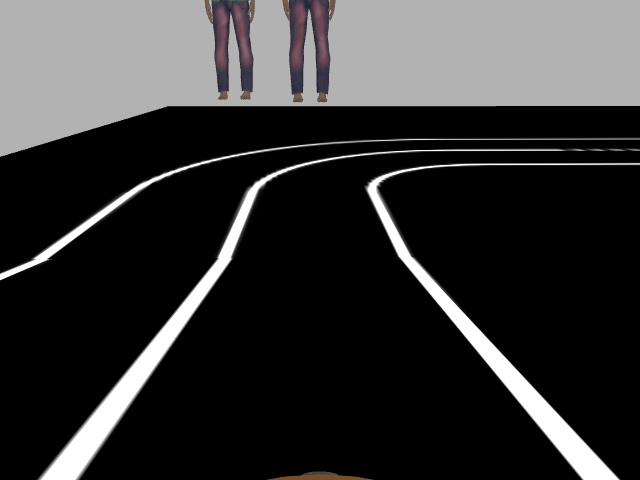
#> input picture BFMC_Simulator/startup_workspace/src/startup_package/src/test.jpg, 640 x 480 px, given in place of test2.mp4, which was not available
$ python lanes_video_v2.py
#> lines starting #> are read from the running program, lines starting #| are printed output that depends on the picture; after the words box and inside, x2 and y2 are one past the last pixel; in counts of white or black regions, pixels touching at a corner belong together; pictures that were not available may be replaced by others from this repository, and a replacement may not be noted
# importing the importatne laibriers
import cv2
import numpy as np
import matplotlib.pyplot as plt
from pynput.keyboard import Key, Controller


count = 0

# function to apply canny edge detector
def canny( image ):
    # transforing the image to gray scale
    gray = cv2.cvtColor( image, cv2.COLOR_RGB2GRAY)

    # applying the cany method to detect edges
    # parameters here define the min threshold and the Max threshold
    # for the canny detecter, you can read about canny detecter
    canny_output = cv2.Canny( gray ,50  , 150 )
    return canny_output

# a function to make a mask and apply it to the image
# to exctract the region of interest
def region_of_interset( image ):
    # hight is the number of rows in an image array
    hight = image.shape[0]
    # bulding a triangle consist of three piont that suround the area that we want
    triangle = np.array([
                            [(200, hight), (1100, hight ), (550, 250)]
                        ])
    # building a black image the same size of the image
    mask = np.zeros_like(image)
    # creating the mask by making the triangle area has white pixels
    cv2.fillPoly( mask, triangle, 255 )
    # apllying the mask to the image
    masked_image = cv2.bitwise_and( image, mask )
    return masked_image


# a function to drow lines on the output lane_image
def display_lines(image, lines):
    # building black image
    line_image = np.zeros_like(image)

    # 0 and 1 means green, 2 means blue, 3 means red
    line_color_num = 0

    # to make sure that lines are exist
    if lines.any():

        # loop in the cordinates of each lines
        # line format ( x1, y1, x2, y2  )
        for line in lines :
            x1, y1, x2, y2 = line.reshape(4)

            # drow on the black image the lines
            # parameters ( the image that we want to drow on, the first line point
            #              the scond point, the color of the line, thickness of the line )

            # the car lane (blue)
            if line_color_num == 2:
                cv2.line(line_image, (x1,y1), (x2,y2), (0,0,255), 4 )

            # the middle road lane (red)
            elif line_color_num == 3:
                cv2.line(line_image, (x1,y1), (x2,y2), (255,0,0), 2 )
            # the road lanes (green)
            else:
                cv2.line(line_image, (x1,y1), (x2,y2), (0,255,0), 4 )

            line_color_num += 1

    return line_image


# to make coordinates from the slope and the intercept (biase)
def make_coordinates( image, line_parameters ):

    # to make sure if line_parameters has items and iterable
    if hasattr(line_parameters, '__iter__'):
        # to get slop and bias
        slope, intercept = line_parameters
        # to get image height
        y1 = image.shape[0]
        # we want the line to start from the buttom to 3/5 from the image height
        y2 = int( y1 * ( 3/5 ))
        # simple equation to get x1 and x2 dependent on the y and slope and intercept (bias)
        x1 = int(( y1 - intercept ) / slope )
        x2 = int(( y2 - intercept ) / slope )
        # return line points
        return np.array( [ x1, y1, x2, y2 ])
    # if there is no line paramters, then we will draw nothing
    else:
        return np.array( [ 0, 0, 0, 0 ])


def average_slope_intersect( image, lines ):
    # creating two lists that have all the slopes ans biases
    # for the right and left lines
    global count
    left_fit = []
    right_fit = []

    # looping in the lines line by line
    if lines.any():
        for line in lines:
            # get the cordinates for each line
            x1, y1, x2, y2 = line.reshape(4)
            # to get the parameters for each line (Xs of the line, Ys of the line, degree=1)
            parameters = np.polyfit( ( x1,x2 ), ( y1,y2 ), 1)
            # slope and intersept  ( biase )
            slope = parameters[0]
            intersept = parameters[1]
            # if the slope is less than zero then the line is in the left
            if slope < 0 :
                left_fit.append( ( slope,intersept ) )
                # if the slope is more than zero then the line is on the right
            else:
                right_fit.append( ( slope,intersept ) )

    # averging the slopes and biases for right and left lines
    left_fit_average = np.average( left_fit, axis=0 )
    right_fit_average = np.average( right_fit, axis=0 )
    # creating one left line and one right line using make_coordinates function
    left_line = make_coordinates(image,left_fit_average )
    right_line = make_coordinates(image,right_fit_average )
    # the return value is array of two optimazed lines
    averaged_lines = np.array([ left_line, right_line ])
    print(averaged_lines )

    # middle_line = np.array([  int((averaged_lines[0,0] + averaged_lines[1,0])/2),
    #                           int((averaged_lines[0,1] + averaged_lines[1,1])/2),
    #                           int((averaged_lines[0,2] + averaged_lines[1,2])/2),
    #                           int((averaged_lines[0,3] + averaged_lines[1,3])/2)]  )
    # print(middle_line )

    # to get the road line between the two side lines
    # average function will take the tow sides lines coordinates
    # and do average
    middle_line = np.average( averaged_lines, axis=0 )
    # to convert coordinates to intgers
    middle_line = [int(item) for item in middle_line]

    # get the slope of the midle line
    middle_slope = np.polyfit( ( middle_line[0],middle_line[2] ), ( middle_line[1],middle_line[3] ), 1)[0]

    # car line depend on the region of interest and the input video resolution
    # also depend on the postion of the camera
    # this part indeed need some modifications in real world testing
    # taking the slope and the line of the car
    car_line = np.array([621, 720, 585, 432])
    car_slope = np.polyfit( ( car_line[0],car_line[2] ), ( car_line[1],car_line[3] ), 1)[0]


    # if the absolute slope of the middle line smaller than the care slopes
    # then we have to steering
    if ( abs(middle_slope) < abs(car_slope) ):
        # of the middle line slope is postive then ster left
        if middle_slope >= 0:
            #steer left
            print("steer left")
            keyboard.press('a')
            keyboard.release('a')

        # if the middle line slope is negative then steer right
        elif middle_slope < 0:
            #steer right
            print("steer right")
            keyboard.press('d')
            keyboard.release('d')


    # print(middle_line)
    # print(middle_slope)
    # print(car_slope)
    return np.array([ left_line, right_line , middle_line , car_line ])

# building an object from the contrller class to send steering commands
keyboard = Controller()

# to open a video
cap = cv2.VideoCapture("test2.mp4")
while( cap.isOpened()):
    # reading frame
    _ , frame = cap.read()
#> frame is the input picture: shape (480, 640, 3); mean B, G, R 53.4, 53.2, 53.6
    # apllying canny edges detector
    canny_output = canny( frame )
#> in canny, `canny_output = cv2.Canny( gray ,50  , 150 )`:
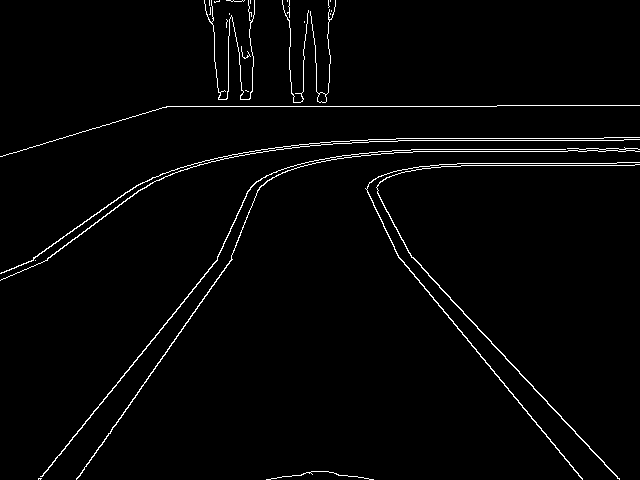
#> canny_output: shape (480, 640); 2.1% white in thin lines or dots
    # apllying canny edges detector
    cropped_image = region_of_interset(canny_output)
#> in region_of_interset, `cv2.fillPoly( mask, triangle, 255 )`:
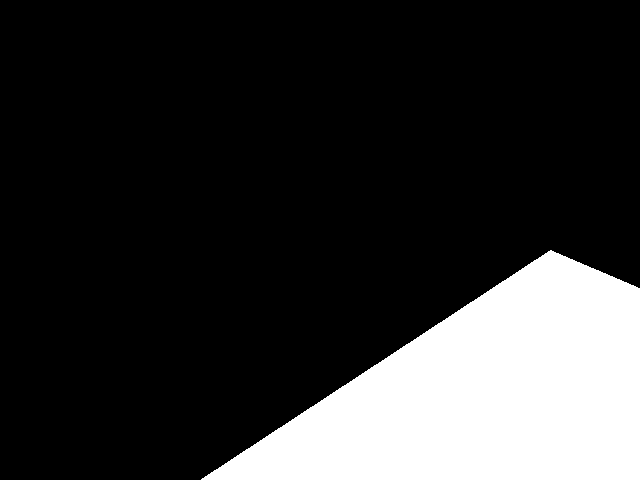
#> mask: shape (480, 640); 19.3% white; 1 white region, box (x1, y1, x2, y2) and area: (201, 250, 640, 480) 59185
#> in region_of_interset, `masked_image = cv2.bitwise_and( image, mask )`:
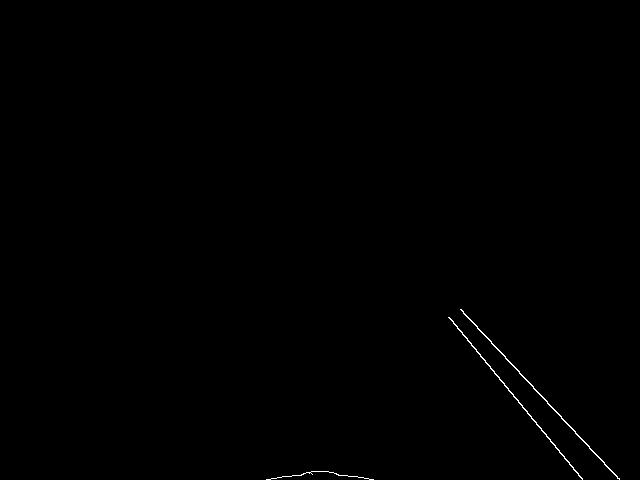
#> masked_image: shape (480, 640); 0.24% white in thin lines or dots, all inside (x1, y1, x2, y2) = (266, 309, 620, 480)
    # creating lines from the cropped image
    # parameters ( the image, 2 pixles precsion, 1 degree precsion = pi/180
    #              thrsshold = 100 intersection, placeholder array ( empty array)
    #               min line length to be printed on output= 40 pixles
    #               max gap between lines to be conected = 5 pixles              )
    lines = cv2.HoughLinesP(    cropped_image, 2, np.pi/180, 100, np.array([]),
                                minLineLength = 40 ,maxLineGap = 5                  )
#> lines = [[460, 309, 617, 478], [450, 318, 578, 475]]

    # to averge out the detected lines
    averaged_lines = average_slope_intersect( frame, lines )
#> the loop in average_slope_intersect, `for line in lines:` made 2 passes
#> (x1, y1, x2, y2, slope, intersept) on passes 1 to 2: (460, 309, 617, 478, 1.08, -186.2), (450, 318, 578, 475, 1.23, -234)
#> after the loop in average_slope_intersect, `for line in lines:`: left_fit = []; right_fit = [(1.08, -186.2), (1.23, -234)]
#> in average_slope_intersect, `left_fit_average = np.average( left_fit, axis=0 )`: left_fit_average = nan
#> in average_slope_intersect, `right_fit_average = np.average( right_fit, axis=0 )`: right_fit_average = [1.15, -210.1]
#> in average_slope_intersect, `left_line = make_coordinates(image,left_fit_average )`: left_line = [0, 0, 0, 0]
#> in average_slope_intersect, `right_line = make_coordinates(image,right_fit_average )`: right_line = [599, 480, 432, 288]
#> in average_slope_intersect, `averaged_lines = np.array([ left_line, right_line ])`: averaged_lines = [[0, 0, 0, 0], [599, 480, 432, 288]]
#| [[  0   0   0   0]
#|  [599 480 432 288]]
#> in average_slope_intersect, `middle_line = np.average( averaged_lines, axis=0 )`: middle_line = [299.5, 240, 216, 144]
#> in average_slope_intersect, `middle_line = [int(item) for item in middle_line]`: middle_line = [299, 240, 216, 144]
#> in average_slope_intersect, `middle_slope = np.polyfit( ( middle_line[0],middle_line[2] ), ( middle..`: middle_slope = 1.16
#> averaged_lines = [[0, 0, 0, 0], [599, 480, 432, 288], [299, 240, 216, 144], [621, 720, 585, 432]]


    # making the line image
    line_image = display_lines( frame, averaged_lines )
#> the loop in display_lines, `for line in lines :` made 4 passes
#> after the loop in display_lines, `for line in lines :`: line_color_num = 4

    # combine the orginal image with line line image
    # parameters : (first image, weight1, second image, weight2, gamma )
    combo_image = cv2.addWeighted(line_image, 0.8, frame, 1, 1 )
    cv2.imshow("result", combo_image)
    if cv2.waitKey(1) & 0xFF == ord('q'):
#> (key q is pressed here)
        break
cap.release()
cv2.destroyAllWindows
